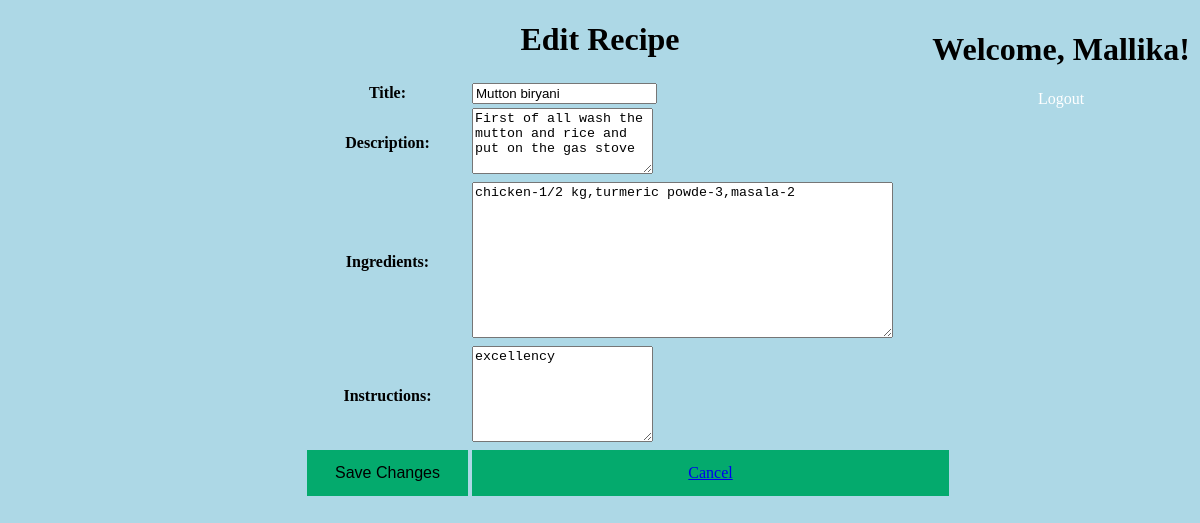
The page /edit_recipe/1 (signed in) on the database its author committed.
### tables this page shows
CREATE TABLE recipes (
        ID INTEGER PRIMARY KEY,
        Title String NOT NULL,
        Description TEXT,
        Ingredients TEXT,
        Instructions TEXT,
        Created_by TEXT
    );

### User_registration.py (the view, shortened to what this page needs)
@app.route("/edit_recipe/<int:ID>", methods=["GET", "POST"])
def edit_recipe(ID):
    if request.method == "GET":
        recipe = get_recipe(ID)
        if not recipe:
            return "Recipe not found!"
        return render_template("Editrecipe.html", recipe=recipe)

### User_registration.py (called while the page is built)
def connect_db():
    conn = sqlite3.connect('myrecipes.db')
    return conn

def get_recipe(recipe_id):
    conn = connect_db()
    cursor = conn.cursor()
    cursor.execute("SELECT * FROM recipes WHERE id = ?", (recipe_id,))
    recipe = cursor.fetchone()
    conn.close()
    return recipe

### templates/Editrecipe.html (shortened to what this page needs)
<!DOCTYPE html>
<html>
<center>
<head>
</head>
<body style="background-color: lightblue;">
<div class="logout">
  {% if session.get('username') %}
        <h1>Welcome, {{ session.get('username') }}!</h1>
        <a href="{{ url_for('logout') }}">Logout</a>
        {% endif %}
</div>
  <h1>Edit Recipe</h1>
  <table>
    <form id="editForm" method="POST">
      <tr>
        <th><label for="title">Title:</label></th>
        <td><input type="text" id="title" name="Title" required value="{{recipe[1]}}"></td>
      </tr>
      <tr>
        <th><label for="Description">Description:</label></th>
        <td><textarea id="Description" name="Description" rows="4" required>{{recipe[2]}}</textarea></td>
      </tr>
      <tr>
        <th><label for="ingredients">Ingredients:</label></th>
        <td><textarea id="ingredients" name="Ingredients"  cols="50" rows="10" required>{{recipe[3]}}</textarea></td>
      </tr>
      <tr>
        <th><label for="instructions">Instructions:</label></th>
        <td><textarea id="instructions" name="Instructions" rows="6" required>{{recipe[4]}}</textarea></td>
      </tr>
      <tr>
        <td><button type="submit" class="block">Save Changes</button></td>
        <td><a href="{{ url_for('dashboard') }}" class="block">Cancel</a></td>
      </tr>
    </form>
  </table>
</body>
</center>
</html>

### templates/Editrecipe.html (style rules this page uses)
.logout { position: fixed; top: 10px; right: 10px; z-index: 10; }
.logout a { text-decoration: none; color: #fff; }
.block { display: block; width: 100%; border: none; background-color: #04AA6D; padding: 14px 28px; font-size: 16px; cursor: pointer; text-align: center; }

### rows shown on the page
recipes: get "Mallika", Title "Mutton biryani", Description "First of all wash the mutton and rice and put on the gas stove", Ingredients "chicken-1/2 kg,turmeric powde-3,masala-2", Instructions "excellency"
